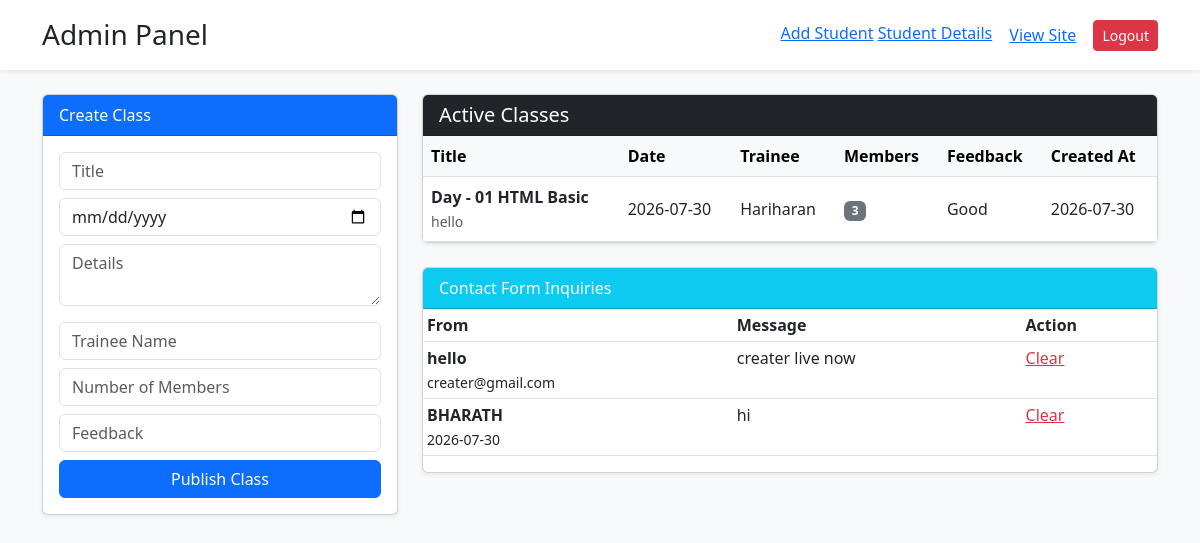
The page /admin (signed in) on the database its author committed.
### app.py (models this page shows)
class Class(db.Model):
    id = db.Column(db.Integer, primary_key=True)
    title = db.Column(db.String(100))
    date = db.Column(db.String(50))
    description = db.Column(db.Text)
    trainee_name = db.Column(db.String(40))
    members = db.Column(db.Integer)
    feeback = db.Column(db.String(100))
    created_at = db.Column(db.DateTime, default=datetime.utcnow)

class Message(db.Model):
    id = db.Column(db.Integer, primary_key=True)
    name = db.Column(db.String(100))
    email = db.Column(db.String(100))
    content = db.Column(db.Text)

### app.py (the view)
@app.route('/admin')
@login_required
def admin_panel():
    classes = Class.query.all()
    messages = Message.query.all()
    return render_template('admin.html', classes=classes, messages=messages)

### app.py (called while the page is built)
@login_manager.user_loader
def load_user(user_id):
    return User.query.get(int(user_id))

### templates/admin.html (shortened to what this page needs)
<!DOCTYPE html>
<html lang="en">
  <head>
    <link href="https://cdn.jsdelivr.net/npm/bootstrap@5.3.0/dist/css/bootstrap.min.css" rel="stylesheet" />
    <link href="https://cdn.jsdelivr.net/npm/bootstrap@5.3.0/dist/css/bootstrap.min.css" rel="stylesheet" />
  </head>
  <body class="bg-light">
    <div class="container-fluid bg-white shadow-sm mb-4 p-3">
      <div class="container d-flex justify-content-between align-items-center">
        <h3 class="m-0 text-dark">Admin Panel</h3>
        <div>
            <a href="/admin/add_student">Add Student</a>
            <a href="/student_details">Student Details</a>
          <a href="/" class="btn btn-link">View Site</a>
          <a href="/logout" class="btn btn-danger btn-sm">Logout</a>
        </div>
      </div>
    </div>
    <div class="container">
      <div class="row">
        <div class="col-lg-4">
          <div class="card mb-4 shadow-sm">
            <div class="card-header bg-primary text-white">Create Class</div>
            <div class="card-body">
              <form action="/admin/add_class" method="POST">
                <input type="text" name="title" class="form-control mb-2" placeholder="Title" required />
                <input type="date" name="date" class="form-control mb-2" required />
                <textarea name="description" class="form-control mb-3" placeholder="Details" required></textarea>
                <input type="text" name="trainee_name" class="form-control mb-2" placeholder="Trainee Name" required />
                <input type="number" name="members" class="form-control mb-2" placeholder="Number of Members" required />
                <input type="text" name="feeback" class="form-control mb-2" placeholder="Feedback" required />
                <button class="btn btn-primary w-100">Publish Class</button>
              </form>
            </div>
          </div>
        </div>
        <div class="col-lg-8">
          <div class="card shadow-sm mb-4">
            <div class="card-header bg-dark text-white d-flex justify-content-between align-items-center">
              <h5 class="mb-0">Active Classes</h5>
            </div>
            <div class="table-responsive">
              <table class="table table-hover align-middle mb-0">
                <thead class="table-light">
                  <tr>
                    <th>Title</th>
                    <th>Date</th>
                    <th>Trainee</th>
                    <th>Members</th>
                    <th>Feedback</th>
                    <th>Created At</th>
                  </tr>
                </thead>
                <tbody>
                  {% for c in classes %}
                    <tr>
                      <td>
                        <strong>{{ c.title }}</strong>
                        {% if c.description %}
                          <br /><small class="text-muted">{{ c.description }}</small>
                        {% endif %}
                      </td>
                      <td>{{ c.date }}</td>
                      <td>{{ c.trainee_name or 'N/A' }}</td>
                      <td>
                        <span class="badge bg-secondary">{{ c.members or 0 }}</span>
                      </td>
                      <td>{{ c.feeback or 'No feedback' }}</td>
                      <td>{{ c.created_at.strftime('%Y-%m-%d') if c.created_at else 'N/A' }}</td>
                    </tr>
                  {% else %}
                    <tr>
                      <td colspan="6" class="text-center text-muted py-4">No active classes found.</td>
                    </tr>
                  {% endfor %}
                </tbody>
              </table>
            </div>
          </div>
          <div class="card shadow-sm">
            <div class="card-header bg-info text-white">Contact Form Inquiries</div>
            <div class="table-responsive">
              <table class="table table-sm">
                <thead>
                  <tr>
                    <th>From</th>
                    <th>Message</th>
                    <th>Action</th>
                  </tr>
                </thead>
                <tbody>
                  {% for m in messages %}
                    <tr>
                      <td>
                        <strong>{{ m.name }}</strong><br /><small>{{ m.email }}</small>
                      </td>
                      <td>{{ m.content }}</td>
                      <td>
                        <a href="/admin/delete_msg/{{ m.id }}" class="text-danger">Clear</a>
                      </td>
                    </tr>
                  {% endfor %}
                </tbody>
              </table>
            </div>
          </div>
        </div>
      </div>
    </div>
  </body>
</html>

### rows shown on the page
Class: title "Day - 01 HTML Basic", description "hello", date "2026-07-30", trainee_name "Hariharan", members "3", feeback "Good", created_at "2026-07-30"
Message: name "hello", email "creater@gmail.com", content "creater live now"
Message: name "BHARATH", email "2026-07-30", content "hi"
